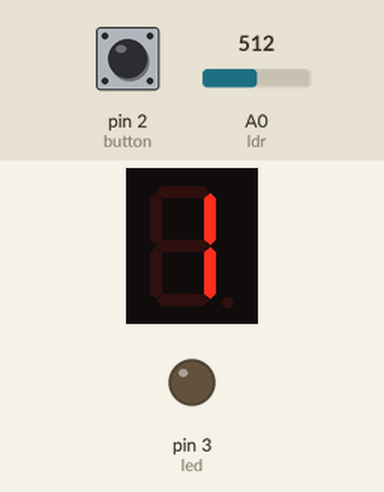
The sketch below on a simulated Arduino Uno, built with avr-gcc and run on an emulated ATmega328P. On the bench: 1-digit seven-segment display, output pins drawn as LEDs (lit = HIGH). Wiring (inferred from the names in the program): 1-digit 7-segment display, segments lit when HIGH: segments pin 4, pin 5, pin 6, pin 7, pin 8, pin 9, pin 10. The test bench sets the inputs (shaded band); at power-on: pin 2 (button) LOW, A0 (ldr) = 512. The segment pins are drawn as the display they are named for; pins used as bus, display or sensor lines are not drawn.

Above: at 1.2 s.
1.3 s: pin 2 (button) pulled HIGH for 3.2 s
At 5.7 s:
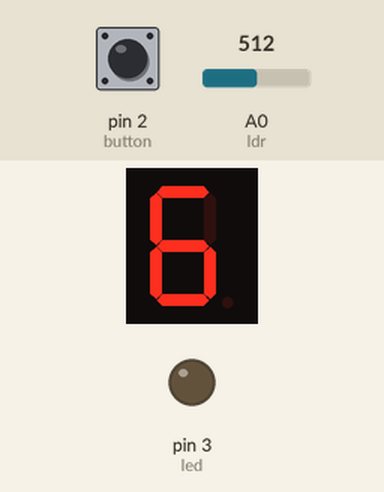
6.0 s: A0 (ldr) set to 486
At 7.0 s:
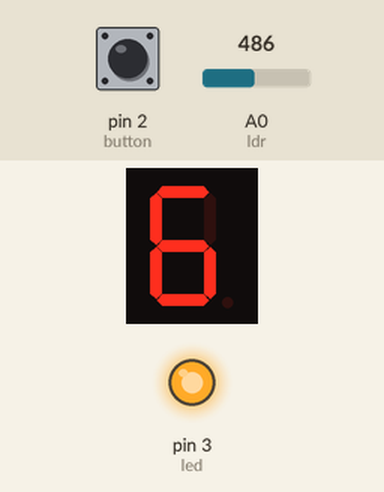
7.5 s: A0 (ldr) set to 510
At 8.1 s:
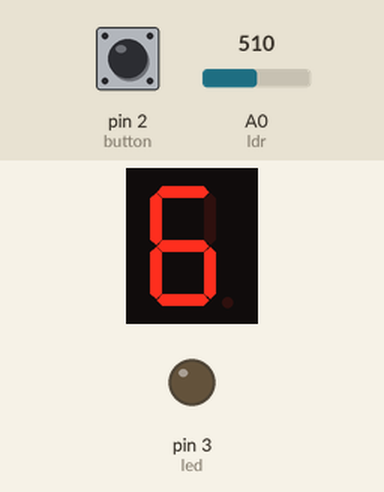
9.0 s: A0 (ldr) set to 490
At 9.3 s:
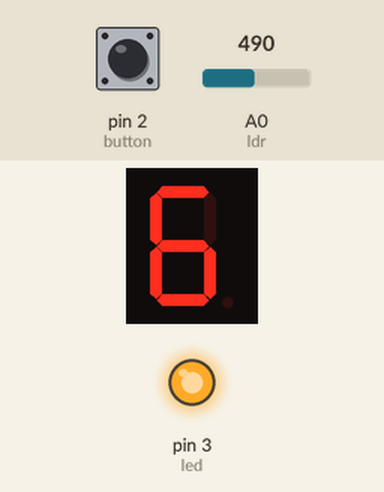
10.5 s: pin 2 (button) pulled HIGH for 0.15 s
At 11.8 s:
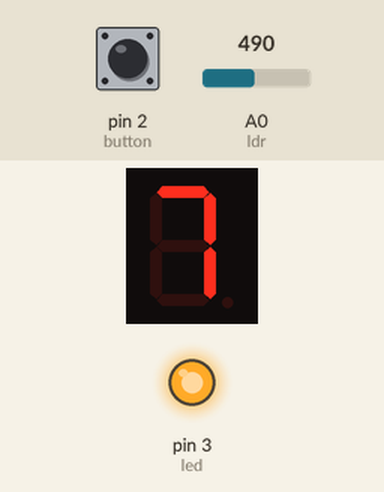
Timing chart, 0 to 13.2 s (numbered marks = the images above; inputs shaded):
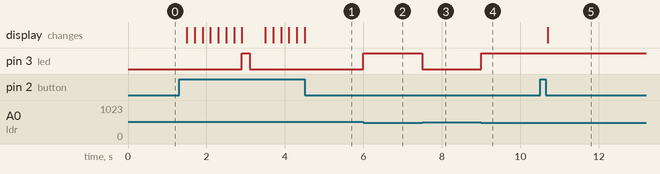

Measured:
- the behaviour switches between 500 and 499 on A0 (ldr) (found by bisection; images 1 and 2)
- after the input at 1.3 s, pin 3 (led): LOW → HIGH after 1.6 s, → LOW 0.20 s later; the display: first changes after 0.20 s (image 1 shows a later state)
- after the input at 6.0 s, pin 3 (led): LOW → HIGH at once
- after the input at 7.5 s, pin 3 (led): HIGH → LOW at once
- after the input at 9.0 s, pin 3 (led): LOW → HIGH at once
- after the input at 10.5 s, the display: changes after 0.20 s (image 5)

The sketch:

Smart_Classroom_Mangement.ino
```cpp
int button = 2;
int ldr = A0;
int led = 3;

// 7-segment pins
int a = 4;
int b = 5;
int c = 6;
int d = 7;
int e = 8;
int f = 9;
int g = 10;

int count = 1;


void setup() {
  pinMode(button, INPUT);
  pinMode(led, OUTPUT);

  pinMode(a, OUTPUT);
  pinMode(b, OUTPUT);
  pinMode(c, OUTPUT);
  pinMode(d, OUTPUT);
  pinMode(e, OUTPUT);
  pinMode(f, OUTPUT);
  pinMode(g, OUTPUT);

  displayNumber(count);
}

void loop() {

  if (digitalRead(button) == HIGH ) {
    delay(200);

    count++;

    if (count > 9) {
      count = 1;
    }

    displayNumber(count);
  }


  int lightValue = analogRead(ldr);

  if (count != 9) {
    if (lightValue < 500) {
      digitalWrite(led, HIGH);
    } else {
      digitalWrite(led, LOW);
    }
  }


  if (count == 9) {
    digitalWrite(led, HIGH);
    delay(200);
    digitalWrite(led, LOW);
    delay(200);
  }
}


void displayNumber(int num) {


  digitalWrite(a, LOW);
  digitalWrite(b, LOW);
  digitalWrite(c, LOW);
  digitalWrite(d, LOW);
  digitalWrite(e, LOW);
  digitalWrite(f, LOW);
  digitalWrite(g, LOW);

  if (num == 1) {
    digitalWrite(b, HIGH);
    digitalWrite(c, HIGH);
  }

  else if (num == 2) {
    digitalWrite(a, HIGH);
    digitalWrite(b, HIGH);
    digitalWrite(d, HIGH);
    digitalWrite(e, HIGH);
    digitalWrite(g, HIGH);
  }

  else if (num == 3) {
    digitalWrite(a, HIGH);
    digitalWrite(b, HIGH);
    digitalWrite(c, HIGH);
    digitalWrite(d, HIGH);
    digitalWrite(g, HIGH);
  }

  else if (num == 4) {
    digitalWrite(b, HIGH);
    digitalWrite(c, HIGH);
    digitalWrite(f, HIGH);
    digitalWrite(g, HIGH);
  }

  else if (num == 5) {
    digitalWrite(a, HIGH);
    digitalWrite(c, HIGH);
    digitalWrite(d, HIGH);
    digitalWrite(f, HIGH);
    digitalWrite(g, HIGH);
  }

  else if (num == 6) {
    digitalWrite(a, HIGH);
    digitalWrite(c, HIGH);
    digitalWrite(d, HIGH);
    digitalWrite(e, HIGH);
    digitalWrite(f, HIGH);
    digitalWrite(g, HIGH);
  }

  else if (num == 7) {
    digitalWrite(a, HIGH);
    digitalWrite(b, HIGH);
    digitalWrite(c, HIGH);
  }

  else if (num == 8) {
    digitalWrite(a, HIGH);
    digitalWrite(b, HIGH);
    digitalWrite(c, HIGH);
    digitalWrite(d, HIGH);
    digitalWrite(e, HIGH);
    digitalWrite(f, HIGH);
    digitalWrite(g, HIGH);
  }

  else if (num == 9) {
    digitalWrite(a, HIGH);
    digitalWrite(b, HIGH);
    digitalWrite(c, HIGH);
    digitalWrite(d, HIGH);
    digitalWrite(f, HIGH);
    digitalWrite(g, HIGH);
  }
}


/*int button = 2;
int ldr = A0;
int led = 3;

// 7-segment pins
int a = 4;
int b = 5;
int c = 6;
int d = 7;
int e = 8;
int f = 9;
int g = 10;

int count = 0;
int lastbutton = 0;
int max = 9;

void setup() {
  pinMode(button, INPUT);
  pinMode(led, OUTPUT);

  pinMode(a, OUTPUT);
  pinMode(b, OUTPUT);
  pinMode(c, OUTPUT);
  pinMode(d, OUTPUT);
  pinMode(e, OUTPUT);
  pinMode(f, OUTPUT);
  pinMode(g, OUTPUT);

  displayNumber(0);
}

void loop() {

  if (digitalRead(button) == HIGH && digitalRead(lastbutton) == LOW) {
    delay(200); // debounce
    count++;

    if (count > max) {
      count = 0;
    }

    displayNumber(count);
  }

  lastbutton = button;

  // LDR
  int lightValue = analogRead(ldr);

  // if dark - turn LED ON
  if (lightValue < 500) {
    digitalWrite(led, HIGH);
  }
  else {
    digitalWrite(led, LOW);
  }

  // MAX STUDENTS WARNING
  if (count== max) {
    digitalWrite(led, HIGH);
    delay(200);
    digitalWrite(led, LOW);
    delay(200);
  }
}

// -------- 7-SEGMENT DISPLAY --------
void displayNumber(int num) {

  // turn OFF all segments first
  digitalWrite(a, LOW);
  digitalWrite(b, LOW);
  digitalWrite(c, LOW);
  digitalWrite(d, LOW);
  digitalWrite(e, LOW);
  digitalWrite(f, LOW);
  digitalWrite(g, LOW);

  switch (num) {

    case 0:
      digitalWrite(a, HIGH);
      digitalWrite(b, HIGH);
      digitalWrite(c, HIGH);
      digitalWrite(d, HIGH);
      digitalWrite(e, HIGH);
      digitalWrite(f, HIGH);
      break;

    case 1:
      digitalWrite(b, HIGH);
      digitalWrite(c, HIGH);
      break;

    case 2:
      digitalWrite(a, HIGH);
      digitalWrite(b, HIGH);
      digitalWrite(d, HIGH);
      digitalWrite(e, HIGH);
      digitalWrite(g, HIGH);
      break;

    case 3:
      digitalWrite(a, HIGH);
      digitalWrite(b, HIGH);
      digitalWrite(c, HIGH);
      digitalWrite(d, HIGH);
      digitalWrite(g, HIGH);
      break;

    case 4:
      digitalWrite(b, HIGH);
      digitalWrite(c, HIGH);
      digitalWrite(f, HIGH);
      digitalWrite(g, HIGH);
      break;

    case 5:
      digitalWrite(a, HIGH);
      digitalWrite(c, HIGH);
      digitalWrite(d, HIGH);
      digitalWrite(f, HIGH);
      digitalWrite(g, HIGH);
      break;

    case 6:
      digitalWrite(a, HIGH);
      digitalWrite(c, HIGH);
      digitalWrite(d, HIGH);
      digitalWrite(e, HIGH);
      digitalWrite(f, HIGH);
      digitalWrite(g, HIGH);
      break;

    case 7:
      digitalWrite(a, HIGH);
      digitalWrite(b, HIGH);
      digitalWrite(c, HIGH);
      break;

    case 8:
      digitalWrite(a, HIGH);
      digitalWrite(b, HIGH);
      digitalWrite(c, HIGH);
      digitalWrite(d, HIGH);
      digitalWrite(e, HIGH);
      digitalWrite(f, HIGH);
      digitalWrite(g, HIGH);
      break;

    case 9:
      digitalWrite(a, HIGH);
      digitalWrite(b, HIGH);
      digitalWrite(c, HIGH);
      digitalWrite(d, HIGH);
      digitalWrite(f, HIGH);
      digitalWrite(g, HIGH);
      break;
  }
}*/

/*int button = 2;
int led = 3;
int ldr = A0;
//7-SEGMENT :
int a = 4;
int b = 5;
int c = 6;
int d = 7;
int e = 8;
int f = 9;
int g = 10;

int count = 0;
int lastButton=0;
int max = 9;


void setup() {
  pinMode(button, INPUT);
  pinMode(led, OUTPUT);

  pinMode(a, OUTPUT);
  pinMode(b, OUTPUT);
  pinMode(c, OUTPUT);
  pinMode(d, OUTPUT);
  pinMode(e, OUTPUT);
  pinMode(f, OUTPUT);
  pinMode(g, OUTPUT);
}

void loop() {
  if (digitalRead(button) == HIGH & digitalRead(button) == LOW) {
    if (count < max)
    delay(200);
      ++count;


    if (count > 9) {
      displayFull();
    } else {
      displayNumber(count);
    }
  }

  if (count == max) {
    digitalWrite(led, HIGH);
    delay(300);
    digitalWrite(led, LOW);
    delay(500);
  } else {
    int lightValue = analogRead(ldr);

    if (lightValue < 500) {
      digitalWrite(led, HIGH);
    } else {
      digitalWrite(led, LOW);
    }
  }
}

void displayNumber(int num) {

  if (num == 0) {
    digitalWrite(a, HIGH);
    digitalWrite(b, HIGH);
    digitalWrite(c, HIGH);
    digitalWrite(d, HIGH);
    digitalWrite(e, HIGH);
    digitalWrite(f, HIGH);
    digitalWrite(g, LOW);
  }

  else if (num == 1) {
    digitalWrite(a, LOW);
    digitalWrite(b, HIGH);
    digitalWrite(c, HIGH);
    digitalWrite(d, LOW);
    digitalWrite(e, LOW);
    digitalWrite(f, LOW);
    digitalWrite(g, LOW);
  }

  else if (num == 2) {
    digitalWrite(a, HIGH);
    digitalWrite(b, HIGH);
    digitalWrite(c, LOW);
    digitalWrite(d, HIGH);
    digitalWrite(e, HIGH);
    digitalWrite(f, LOW);
    digitalWrite(g, HIGH);
  }

  else if (num == 3) {
    digitalWrite(a, HIGH);
    digitalWrite(b, HIGH);
    digitalWrite(c, HIGH);
    digitalWrite(d, HIGH);
    digitalWrite(e, LOW);
    digitalWrite(f, LOW);
    digitalWrite(g, HIGH);
  }

  else if (num == 4) {
    digitalWrite(a, LOW);
    digitalWrite(b, HIGH);
    digitalWrite(c, HIGH);
    digitalWrite(d, LOW);
    digitalWrite(e, LOW);
    digitalWrite(f, HIGH);
    digitalWrite(g, HIGH);
  }

  else if (num == 5) {
    digitalWrite(a, HIGH);
    digitalWrite(b, LOW);
    digitalWrite(c, HIGH);
    digitalWrite(d, HIGH);
    digitalWrite(e, LOW);
    digitalWrite(f, HIGH);
    digitalWrite(g, HIGH);
  }

  else if (num == 6) {
    digitalWrite(a, HIGH);
    digitalWrite(b, LOW);
    digitalWrite(c, HIGH);
    digitalWrite(d, HIGH);
    digitalWrite(e, HIGH);
    digitalWrite(f, HIGH);
    digitalWrite(g, HIGH);
  }

  else if (num == 7) {
    digitalWrite(a, HIGH);
    digitalWrite(b, HIGH);
    digitalWrite(c, HIGH);
    digitalWrite(d, LOW);
    digitalWrite(e, LOW);
    digitalWrite(f, LOW);
    digitalWrite(g, LOW);
  }

  else if (num == 8) {
    digitalWrite(a, HIGH);
    digitalWrite(b, HIGH);
    digitalWrite(c, HIGH);
    digitalWrite(d, HIGH);
    digitalWrite(e, HIGH);
    digitalWrite(f, HIGH);
    digitalWrite(g, HIGH);
  }

  else if (num == 9) {
    digitalWrite(a, HIGH);
    digitalWrite(b, HIGH);
    digitalWrite(c, HIGH);
    digitalWrite(d, HIGH);
    digitalWrite(e, LOW);
    digitalWrite(f, HIGH);
    digitalWrite(g, HIGH);
  }
}
void displayFull() {
  digitalWrite(a, HIGH);
  digitalWrite(b, LOW);
  digitalWrite(c, LOW);
  digitalWrite(d, LOW);
  digitalWrite(e, HIGH);
  digitalWrite(f, HIGH);
  digitalWrite(g, HIGH);
}*/
/*int buttonPin = 2;
int ldrPin = A0;
int ledPin = 3;


int a = 4;
int b = 5;
int c = 6;
int d = 7;
int e = 8;
int f = 9;
int g = 10;


int countStudents = 0;
int lastButtonState = 0;
int maxStudents = 9;


void setup() {
  pinMode(buttonPin, INPUT);

  pinMode(ledPin, OUTPUT);

  pinMode(a, OUTPUT);
  pinMode(b, OUTPUT);
  pinMode(c, OUTPUT);
  pinMode(d, OUTPUT);
  pinMode(e, OUTPUT);
  pinMode(f, OUTPUT);
  pinMode(g, OUTPUT);

  displayNumber(0);
}


void loop() {

  int buttonState = digitalRead(buttonPin);

  if (buttonState == HIGH && lastButtonState == LOW) {
    delay(200);

    countStudents++;

    if (countStudents > maxStudents) {
      countStudents = 0;
    }

    displayNumber(countStudents);
  }

  lastButtonState = buttonState;

  int lightValue = analogRead(ldrPin);

  if (lightValue < 500) {
    digitalWrite(ledPin, HIGH);
  } else {
    digitalWrite(ledPin, LOW);
  }


  if (countStudents == maxStudents) {
    digitalWrite(ledPin, HIGH);
    delay(200);
    digitalWrite(ledPin, LOW);
    delay(200);
  }
}

void displayNumber(int num) {

  digitalWrite(a, LOW);
  digitalWrite(b, LOW);
  digitalWrite(c, LOW);
  digitalWrite(d, LOW);
  digitalWrite(e, LOW);
  digitalWrite(f, LOW);
  digitalWrite(g, LOW);

  switch (num) {

    case 0:
      digitalWrite(a, HIGH); digitalWrite(b, HIGH);
      digitalWrite(c, HIGH); digitalWrite(d, HIGH);
      digitalWrite(e, HIGH); digitalWrite(f, HIGH);
      break;

    case 1:
      digitalWrite(b, HIGH); digitalWrite(c, HIGH);
      break;

    case 2:
      digitalWrite(a, HIGH); digitalWrite(b, HIGH);
      digitalWrite(d, HIGH); digitalWrite(e, HIGH);
      digitalWrite(g, HIGH);
      break;

    case 3:
      digitalWrite(a, HIGH); digitalWrite(b, HIGH);
      digitalWrite(c, HIGH); digitalWrite(d, HIGH);
      digitalWrite(g, HIGH);
      break;

    case 4:
      digitalWrite(b, HIGH); digitalWrite(c, HIGH);
      digitalWrite(f, HIGH); digitalWrite(g, HIGH);
      break;

    case 5:
      digitalWrite(a, HIGH); digitalWrite(c, HIGH);
      digitalWrite(d, HIGH); digitalWrite(f, HIGH);
      digitalWrite(g, HIGH);
      break;

    case 6:
      digitalWrite(a, HIGH); digitalWrite(c, HIGH);
      digitalWrite(d, HIGH); digitalWrite(e, HIGH);
      digitalWrite(f, HIGH); digitalWrite(g, HIGH);
      break;

    case 7:
      digitalWrite(a, HIGH); digitalWrite(b, HIGH);
      digitalWrite(c, HIGH);
      break;

    case 8:
      digitalWrite(a, HIGH); digitalWrite(b, HIGH);
      digitalWrite(c, HIGH); digitalWrite(d, HIGH);
      digitalWrite(e, HIGH); digitalWrite(f, HIGH);
      digitalWrite(g, HIGH);
      break;

    case 9:
      digitalWrite(a, HIGH); digitalWrite(b, HIGH);
      digitalWrite(c, HIGH); digitalWrite(d, HIGH);
      digitalWrite(f, HIGH); digitalWrite(g, HIGH);
      break;
  }
}*/
```
